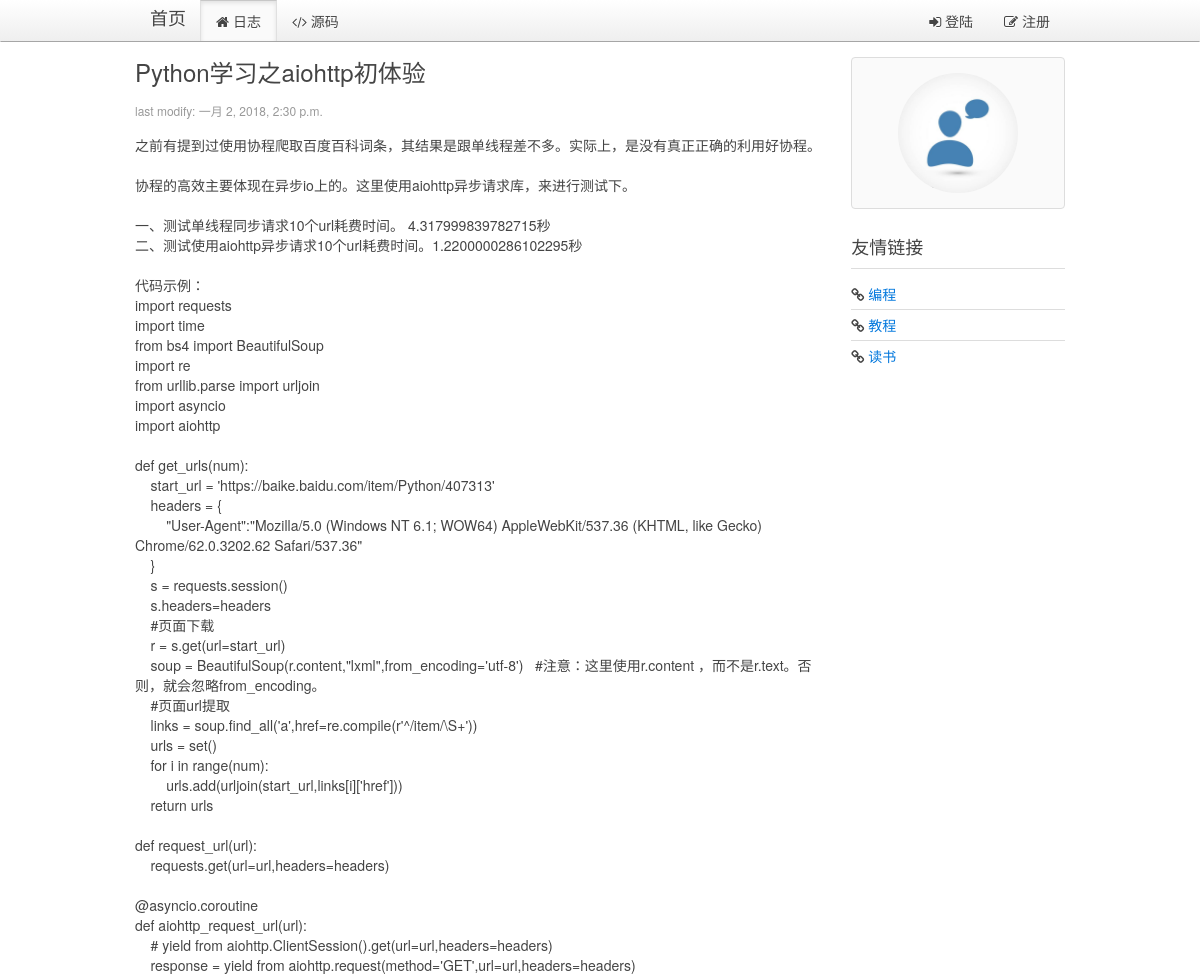
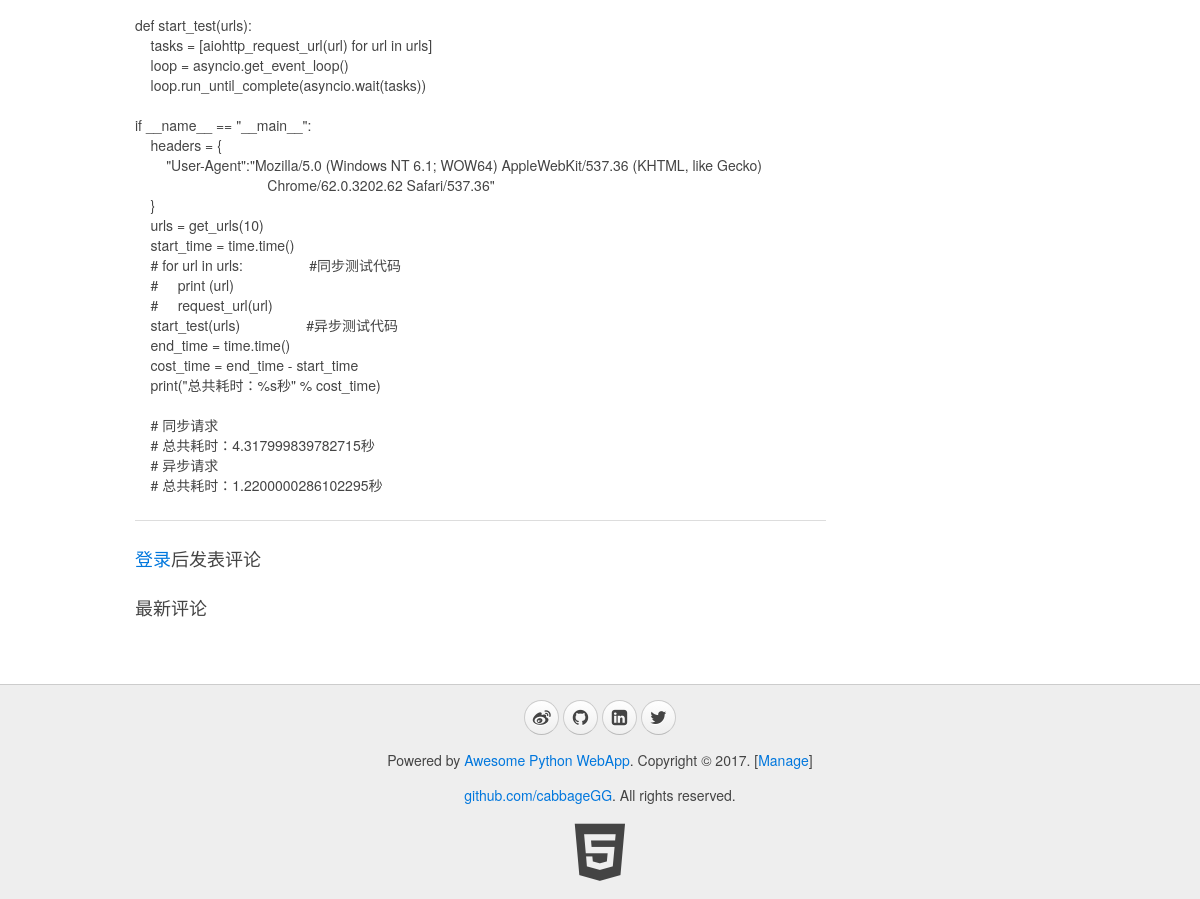
/blog/page/67/, run on an earlier commit of the app's database (2 pictures, top to bottom).
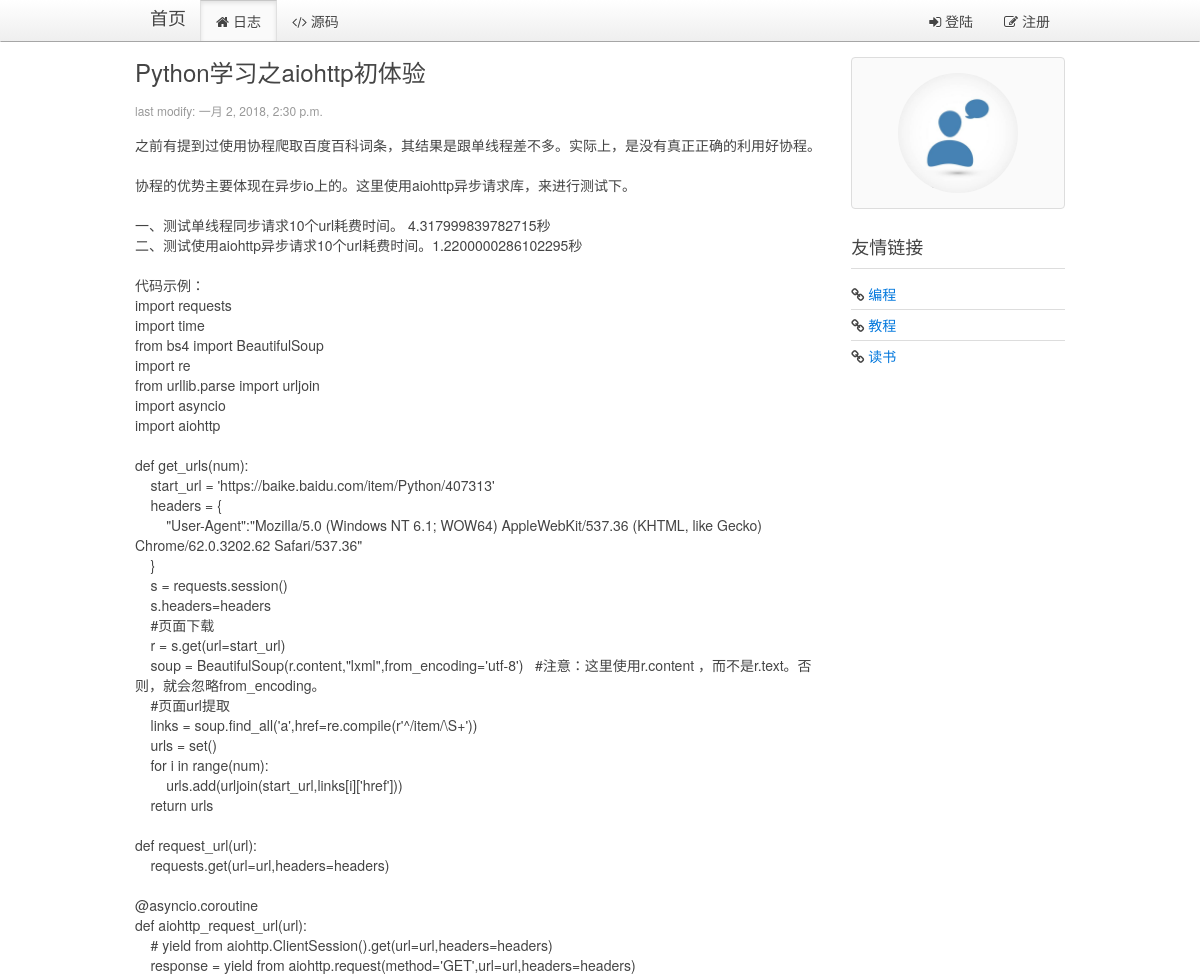
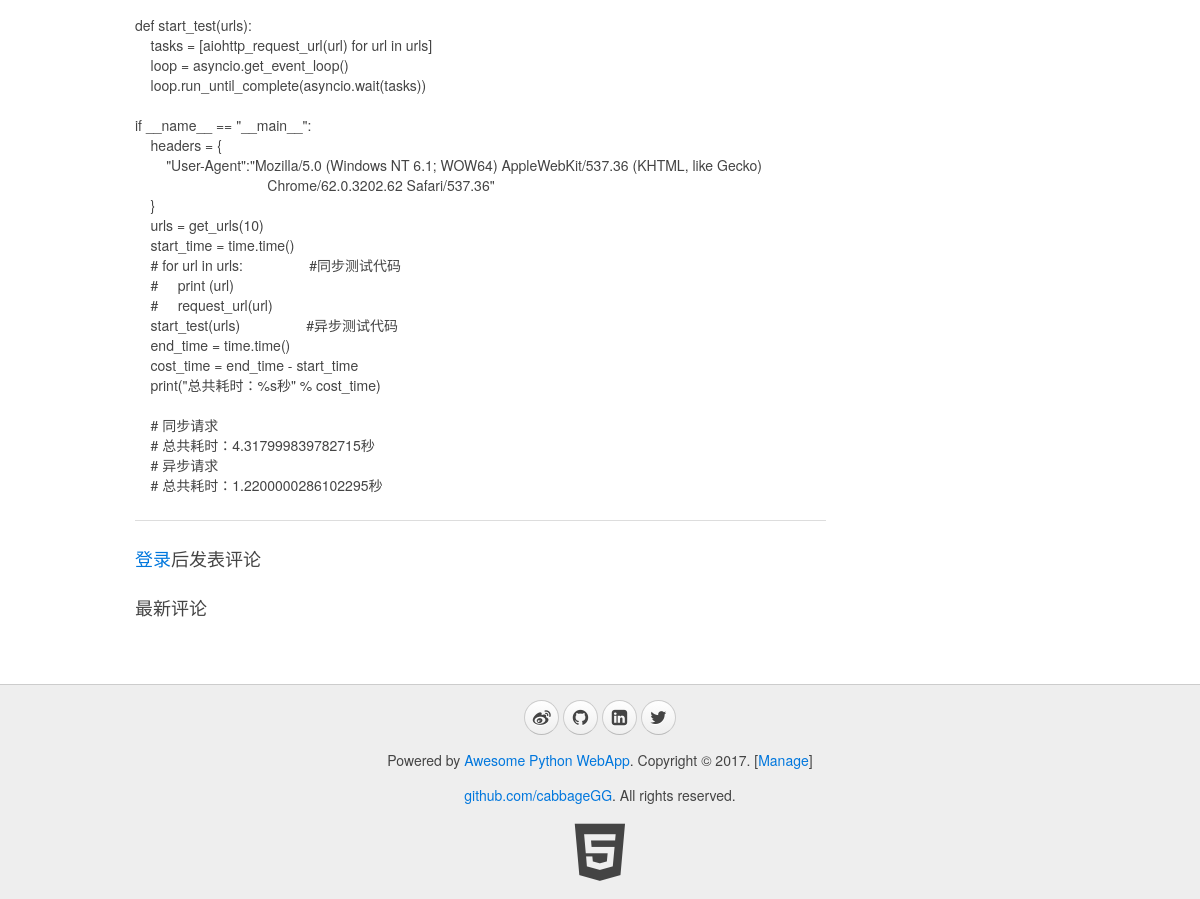
And on a later commit of the database (2 pictures, top to bottom).
### blog/models.py (models this page shows, shortened)
class Blog(models.Model):
    title = models.CharField(max_length=32, default="Title")
    content = models.TextField(null=True)
    summary = models.TextField(null=True)
    create_time = models.DateTimeField(null=True)

### blog/views.py (the view)
# urls.py: url(r'^page/(?P<blog_id>\d+)/$', views.show_blog, name="show_blog"),
def show_blog(request, blog_id):
    userinfo = ""
    account = request.COOKIES.get("account","")
    if account:
        userinfo = models.User.objects.filter(account=account)
        if userinfo:
            userinfo = userinfo[0]
    blog = models.Blog.objects.get(id=blog_id)
    comments = models.Comments.objects.filter(blog_id=blog_id, comment_id=0)
    return render(request, "blog/blog.html", {"blog": blog, "comments":comments, "userinfo":userinfo})

### blog/templatetags/myfilter.py (called while the page is built)
@register.filter
def replaceTags(content):  #这里应该需要继续研究下，有时候需要空格，而不是&nbsp;
    content = content.replace("  ", "&nbsp;&nbsp;")  # 预处理空格
    content = content.replace("\n", "<br/>")  # 预处理换行
    return content

### blog/templates/blog/blog.html (shortened to what this page needs)
{% extends '__base__.html' %}
{% load myfilter %}
{% block content %}
    <div class="uk-width-medium-3-4">
        <article class="uk-article">
            <h2>{{ blog.title }}</h2>
            <p class="uk-article-meta">last modify: {{ blog.create_time }}</p>
            <p>{% autoescape off %}{{ blog.content | replaceTags }}{% endautoescape %}</p>
        </article>
        <hr class="uk-article-divider">
    {% if userinfo %}
        <h3>发表评论</h3>
        <article class="uk-comment">
            <header class="uk-comment-header">
                <img class="uk-comment-avatar uk-border-circle" width="50" height="50" src="{% if userinfo.image %}{{ userinfo.image.url }} {% else %} /media/img/default.jpg {% endif %}">
                <h4 class="uk-comment-title">{{ userinfo.name | default:'游客' }}</h4>
            </header>
            <div class="uk-comment-body">
                <form id="form-comment" class="uk-form" action="javascript:void(0)" method="post">
                    {% csrf_token %}
                    <input id="yj-c-blogid" type="hidden" name="blog_id" value="{{ blog.id }}">
                    <input id="yj-c-commentid" type="hidden" name="comment_id" value="{{ comment.id | default:'0' }}">
                    <input id="yj-c-username" type="hidden" name="user_name" value="{{ userinfo.name | default:'游客' }}">
                    <input id="yj-c-userimage" type="hidden" name="user_img" value="{{ userinfo.image | default:"img/default.jpg" }}">
                    <div class="uk-alert uk-alert-danger uk-hidden"></div>
                    <div id="yj-c-content-div" class="uk-form-row">
                        <textarea id="yj-c-content" name="content" rows="6" placeholder="说点什么吧" style="width:100%;resize:none;"></textarea>
                    </div>
                    <div class="uk-form-row">
                        <input type="submit" class="uk-button uk-button-primary" value="发表评论">
                    </div>
                    <p id="comment-msg">
                    </p>
                </form>
            </div>
        </article>
        <hr class="uk-article-divider">
    {% else %}
        <h3><a href="{% url 'blog:signin' %}">登录</a>后发表评论</h3>
    {% endif %}
        <h3>最新评论</h3>
    </div>
    <div class="uk-width-medium-1-4">
        <div class="uk-panel uk-panel-box">
            <div class="uk-text-center">
                <img class="uk-border-circle" width="120" height="120" src="{% if userinfo.image %}{{ userinfo.image.url }} {% else %} /media/img/default.jpg {% endif %}">
            </div>
        </div>
        <div class="uk-panel uk-panel-header">
            <h3 class="uk-panel-title">友情链接</h3>
            <ul class="uk-list uk-list-line">
                <li><i class="uk-icon-link"></i> <a target="_blank" href="https://github.com/cabbageGG">编程</a></li>
                <li><i class="uk-icon-link"></i> <a target="_blank" href="https://www.liaoxuefeng.com/">教程</a></li>
                <li><i class="uk-icon-link"></i> <a target="_blank" href="http://blog.jobbole.com/all-posts/">读书</a></li>
            </ul>
        </div>
    </div>
{% endblock %}

### blog/templates/__base__.html (shortened to what this page needs)
<!DOCTYPE html>
<html>
{% load staticfiles %}
<head>
    <link rel="stylesheet" href="{% static 'css/uikit.min.css' %}">
    <link rel="stylesheet" href="{% static 'css/uikit.gradient.min.css' %}">
    <link rel="stylesheet" href="{% static 'css/awesome.css' %}" />
</head>
<body>
    <nav class="uk-navbar uk-navbar-attached uk-margin-bottom">
        <div class="uk-container uk-container-center">
            <a href="{% url 'blog:index' %}" class="uk-navbar-brand">首页</a>
            <ul class="uk-navbar-nav">
                <li data-url="blogs"><a href="{% url 'blog:index' %}"><i class="uk-icon-home"></i> 日志</a></li>
                <li><a target="_blank" href="https://github.com/cabbageGG/myblog"><i class="uk-icon-code"></i> 源码</a></li>
            </ul>
            <div class="uk-navbar-flip">
                <ul class="uk-navbar-nav">
                {% if userinfo %}
                    <li class="uk-parent" data-uk-dropdown>
                        <a href="#0"><i class="uk-icon-user"></i> {{ userinfo.name }}</a>
                        <div class="uk-dropdown uk-dropdown-navbar">
                            <ul class="uk-nav uk-nav-navbar">
                                <li><a href="{% url 'blog:signout' %}"><i class="uk-icon-sign-out"></i> 登出</a></li>
                                <li><a href="{% url 'blog:uploadImg' %}"><i class="uk-icon-sign-out"></i>上传头像</a></li>
                            </ul>
                        </div>
                    </li>
                {% else %}
                    <li><a href="{% url 'blog:signin' %}"><i class="uk-icon-sign-in"></i> 登陆</a></li>
                    <li><a href="{% url 'blog:register' %}"><i class="uk-icon-edit"></i> 注册</a></li>
                {% endif %}
                </ul>
            </div>
        </div>
    </nav>
    <div class="uk-container uk-container-center">
        <div class="uk-grid">
            {% block content %}
            {% endblock %}
        </div>
    </div>
    <div class="uk-margin-large-top" style="background-color:#eee; border-top:1px solid #ccc;">
        <div class="uk-container uk-container-center uk-text-center">
            <div class="uk-panel uk-margin-top uk-margin-bottom">
                <p>
                    <a target="_blank" href="http://weibo.com/" class="uk-icon-button uk-icon-weibo"></a>
                    <a target="_blank" href="https://github.com/cabbageGG" class="uk-icon-button uk-icon-github"></a>
                    <a target="_blank" href="http://www.linkedin.com/" class="uk-icon-button uk-icon-linkedin-square"></a>
                    <a target="_blank" href="https://twitter.com/" class="uk-icon-button uk-icon-twitter"></a>
                </p>
                <p>Powered by <a href="https://github.com/cabbageGG">Awesome Python WebApp</a>. Copyright &copy; 2017. [<a href="/admin/" target="_blank">Manage</a>]</p>
                <p><a href="https://github.com/cabbageGG" target="_blank">github.com/cabbageGG</a>. All rights reserved.</p>
                <a target="_blank" href="http://www.w3.org/TR/html5/"><i class="uk-icon-html5" style="font-size:64px; color: #444;"></i></a>
            </div>
        </div>
    </div>
</body>
</html>

What changed in the data, as far as the page shows it:
changed Blog "Python学习之aiohttp初体验": content "之前有提到过使用协程爬取百度百科词条，其结果是跟单线程差不多。实际上，是没有真正正确的利用好协程。 协程的高效主要体现在异步io上的。这里使用aiohttp异步请求库，来进行测试下。 一、测试单线程同步请求10个url耗费时间。 4.317999839782715秒 二、测试使用aiohttp异步请求10个url耗费时间。1.2200000286102295秒 代码示例：…" → "之前有提到过使用协程爬取百度百科词条，其结果是跟单线程差不多。实际上，是没有真正正确的利用好协程。 协程的优势主要体现在异步io上的。这里使用aiohttp异步请求库，来进行测试下。 一、测试单线程同步请求10个url耗费时间。 4.317999839782715秒 二、测试使用aiohttp异步请求10个url耗费时间。1.2200000286102295秒 代码示例：…"
